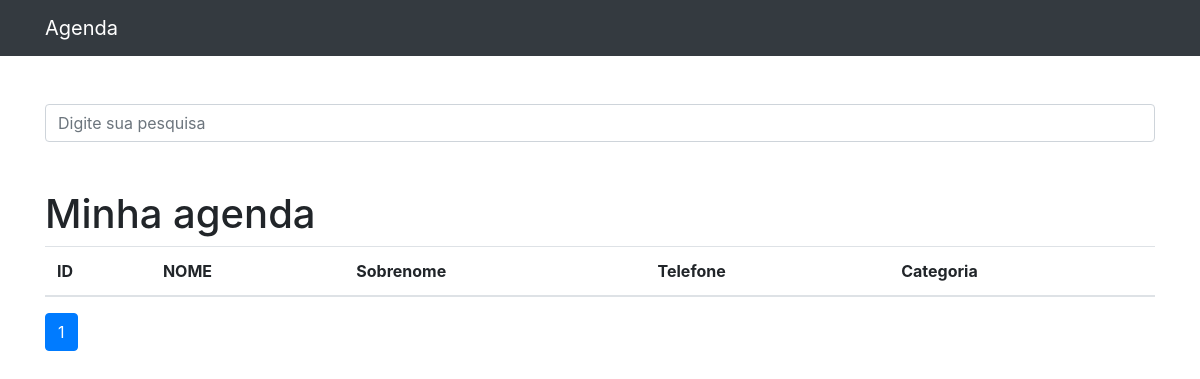
The app's page /, older data.
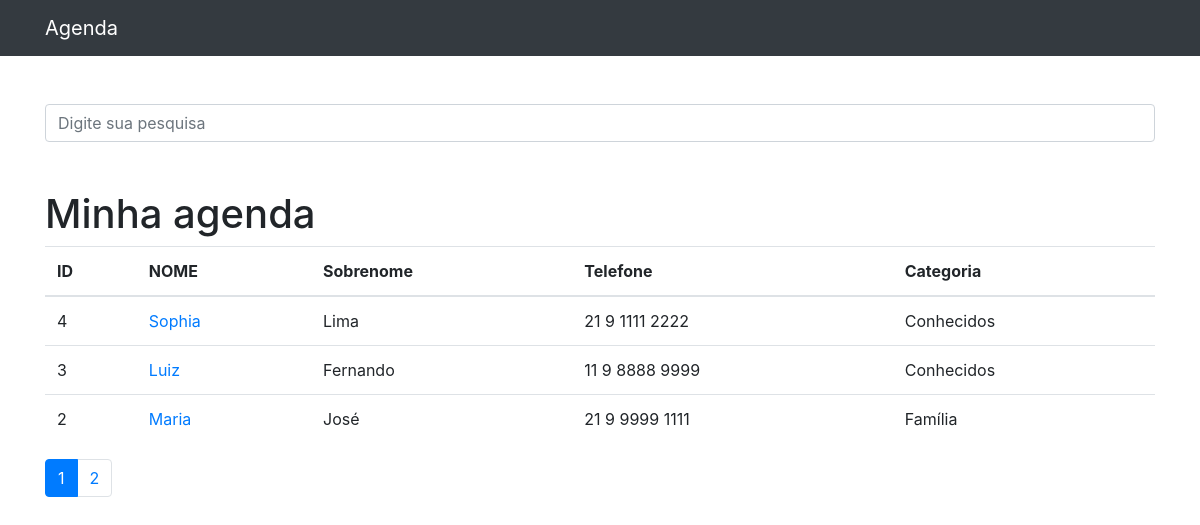
The same page, newer data.
### contatos/models.py (models this page shows, shortened)
class Contato(models.Model):
    name = models.CharField(max_length=255)
    last_name = models.CharField(max_length=255, blank = True)
    phone = models.CharField(max_length=255)
    email = models.CharField(max_length=255, blank=True)
    creation_date = models.DateTimeField(default=timezone.now)
    description = models.TextField(blank = True)
    categoria = models.ForeignKey(Categoria, on_delete=models.DO_NOTHING)
    mostrar = models.BooleanField(default=True)

class Categoria(models.Model):
    name = models.CharField(max_length= 255)
    def __str__(self):
        return self.name

### contatos/views.py (the view)
# urls.py: path('', views.index, name = 'index'), #página principal
def index(request):
    contatos = Contato.objects.order_by('-id').filter( #filtra só os que estão com o mostrar true
        mostrar=True
    )
    paginator = Paginator(contatos, 3)
    page = request.GET.get('p')
    contatos = paginator.get_page(page)
    return render(request, 'contatos/index.html', {
        'contatos':contatos
    })

### contatos/templates/contatos/index.html (shortened to what this page needs)
{% extends 'base.html' %}
{% block content%}
<h1 class="mt-5">Minha agenda</h1>
        <table class="table">
          <thead>
            <tr>
              <th>ID</th>
              <th>NOME</th>
              <th>Sobrenome</th>
              <th>Telefone</th>
              <th>Categoria</th>
            </tr>
          </thead>
          <tbody>
            {% for contato in contatos %}
                <tr>
                  <td>{{ contato.id }}</td>
                  <td>
                    <a href="{% url 'ver_contato' contato.id  %}">{{ contato.name }}</a>
                  </td>
                  <td>{{ contato.last_name }}</td>
                  <td>{{ contato.phone }}</td>
                  <td>{{ contato.categoria }}</td>
                </tr>
            {% endfor %}
          </tbody>
        </table>
    <nav arial-label = "Page navigation example">
      <ul class="pagination">
        {% for pagina in contatos.paginator.page_range  %}
          {% if contatos.number == pagina %}
            <li class="page-item active">
            <a class="page-link" href="?p={{ pagina }}&termo={{ request.GET.termo }}">{{pagina}}</a>
            </li>
          {% else %}
            <li class="page-item">
            <a class="page-link" href="?p={{ pagina }}&termo={{ request.GET.termo }}">{{pagina}}</a>
          {% endif %}
        {% endfor %}
      </ul>
    </nav>
      </div>
    </div>
  </div>
</body>
</html>
{% endblock%}

### templates/base.html (shortened to what this page needs)
{% load static %}
<!DOCTYPE html>
<html lang="pt">
<head>
  {% include 'parcials/_head.html' %}
</head>
<body>
  {% include 'parcials/_nav.html' %}
  <div class="container">
    <div class="row">
      <div class="col-lg-12">
        <br><br>
        <form method="get" action="{% url 'busca' %}">
          <div class="form-group row">
            <div class="col-12">
              <input class="form-control"
                    type="search" value="{{ request.GET.termo }}"
                    id="search-input"
                    placeholder="Digite sua pesquisa"
                    name="termo">
            </div>
          </div>
        </form>
        {% block content  %}{% endblock  %}

### templates/parcials/_head.html (shortened to what this page needs)
  {% load static %}
  <link href="{% static 'vendor/bootstrap/css/bootstrap.min.css'%}" rel="stylesheet">

### templates/parcials/_nav.html (shortened to what this page needs)
{% load static %}
<nav class="navbar navbar-expand-lg navbar-dark bg-dark static-top">
    <div class="container">
      <a class="navbar-brand" href="{% url 'index' %}">Agenda</a>
    </div>
  </nav>

Row changes from the older to the newer data that the page shows:
added Contato: id "4", name "Sophia", last_name "Lima", phone "21 9 1111 2222", categoria "Conhecidos"
added Contato: id "3", name "Luiz", last_name "Fernando", phone "11 9 8888 9999", categoria "Conhecidos"
added Contato: id "2", name "Maria", last_name "José", phone "21 9 9999 1111", categoria "Família"
Text that changed along with them:
new list line: "2"
